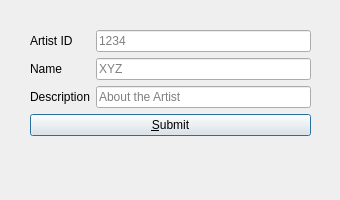
<?xml version="1.0" encoding="UTF-8"?>
<ui version="4.0">
 <class>Artist_add</class>
 <widget class="QDialog" name="Artist_add">
  <property name="geometry">
   <rect>
    <x>0</x>
    <y>0</y>
    <width>340</width>
    <height>200</height>
   </rect>
  </property>
  <property name="windowTitle">
   <string>Add Artist</string>
  </property>
  <widget class="QWidget" name="layoutWidget">
   <property name="geometry">
    <rect>
     <x>30</x>
     <y>30</y>
     <width>281</width>
     <height>145</height>
    </rect>
   </property>
   <layout class="QFormLayout" name="formLayout_2">
    <item row="1" column="0">
     <widget class="QLabel" name="label2">
      <property name="text">
       <string>Name</string>
      </property>
     </widget>
    </item>
    <item row="1" column="1">
     <widget class="QLineEdit" name="lineEdit2_name">
      <property name="placeholderText">
       <string>XYZ</string>
      </property>
     </widget>
    </item>
    <item row="2" column="0">
     <widget class="QLabel" name="label3">
      <property name="text">
       <string>Description</string>
      </property>
     </widget>
    </item>
    <item row="2" column="1">
     <widget class="QLineEdit" name="lineEdit3_description">
      <property name="placeholderText">
       <string>About the Artist</string>
      </property>
     </widget>
    </item>
    <item row="3" column="0" colspan="2">
     <widget class="QPushButton" name="button1_Submit">
      <property name="text">
       <string>&amp;Submit</string>
      </property>
     </widget>
    </item>
    <item row="0" column="1">
     <widget class="QLineEdit" name="lineEdit1_artistID">
      <property name="placeholderText">
       <string>1234</string>
      </property>
     </widget>
    </item>
    <item row="0" column="0">
     <widget class="QLabel" name="label1">
      <property name="text">
       <string>Artist ID</string>
      </property>
     </widget>
    </item>
   </layout>
  </widget>
 </widget>
 <resources/>
 <connections/>
</ui>
